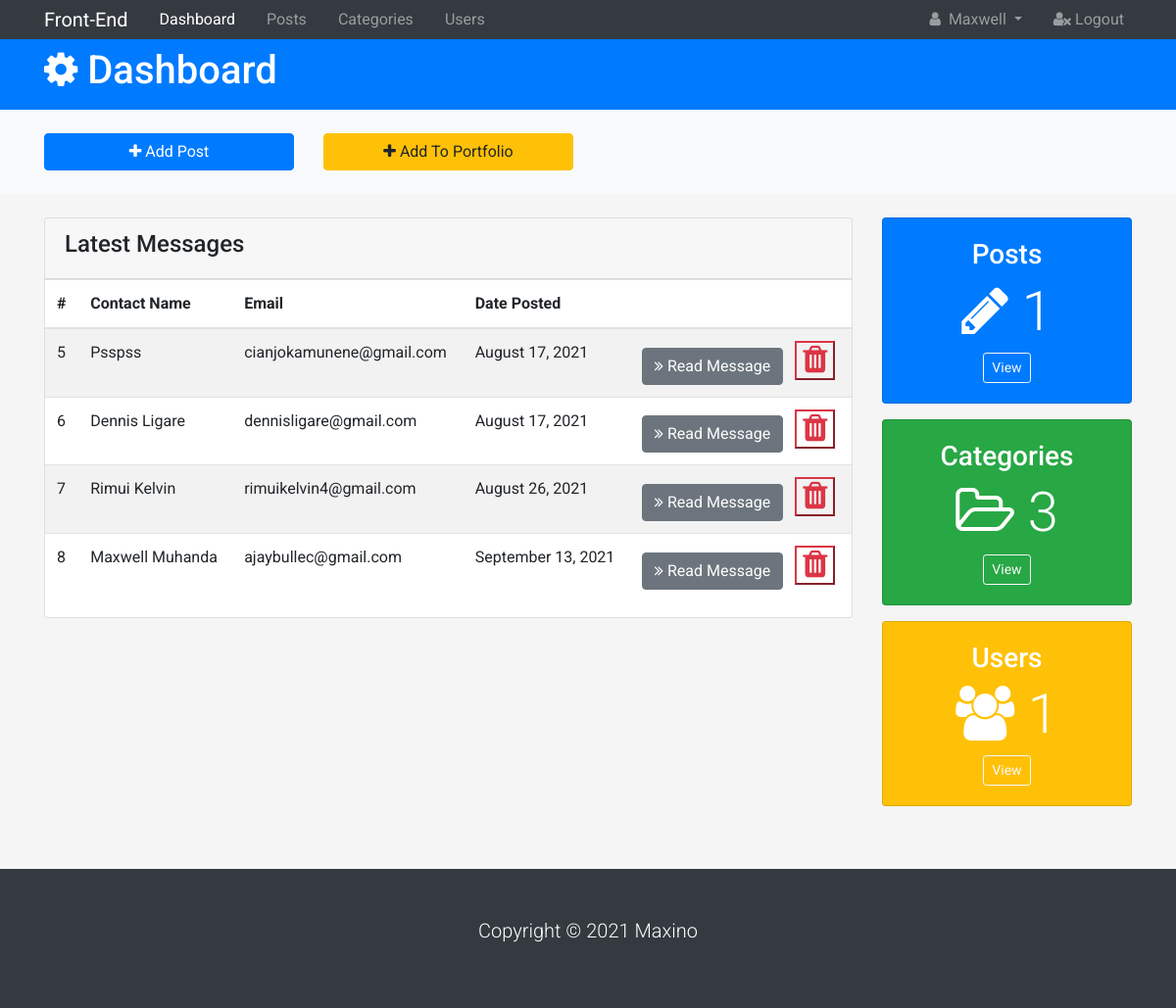
Page /admin/ (signed in) on the earlier database version.
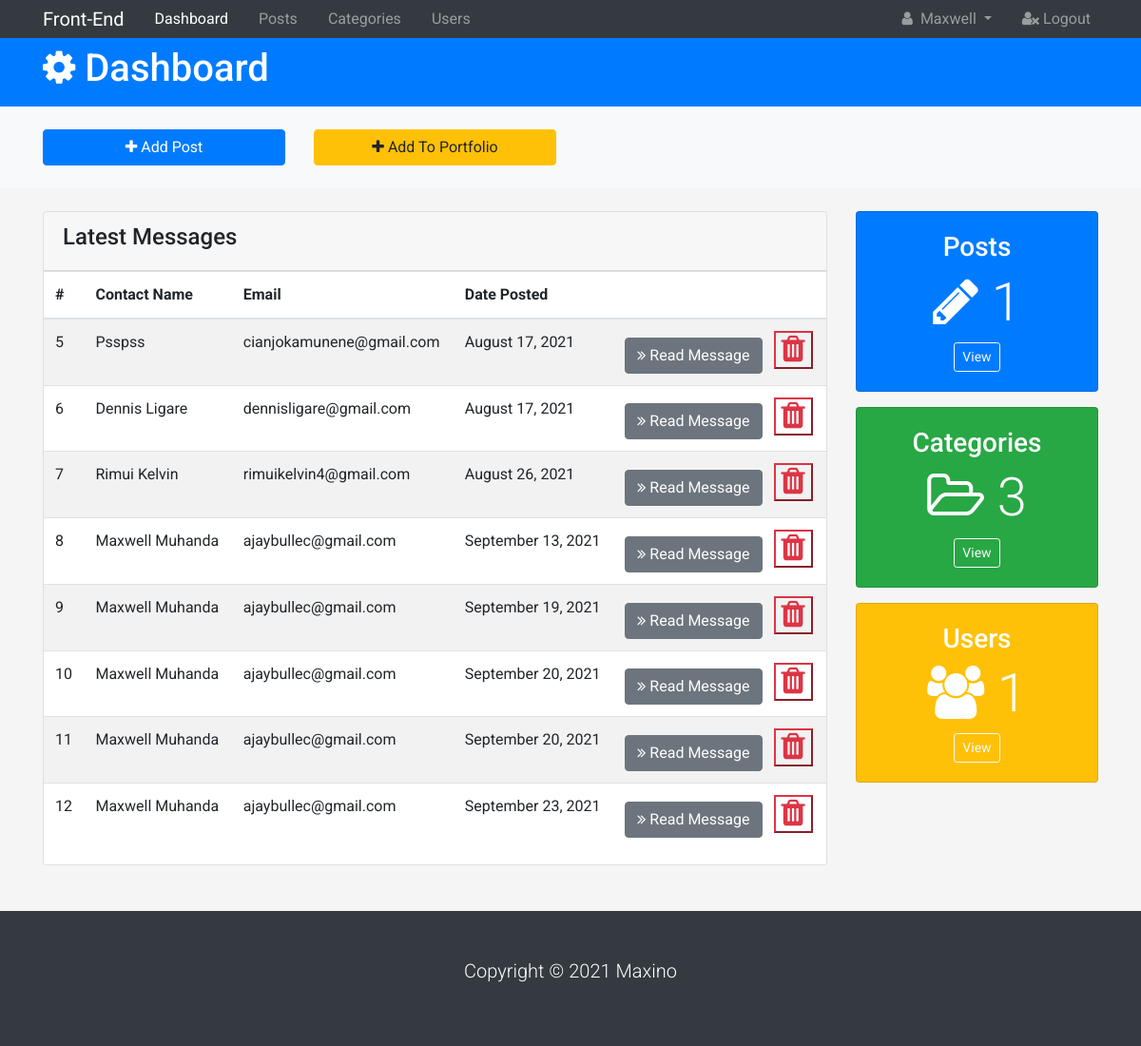
Same page on the later database version.
### Portfolio/models.py (models this page shows)
class User(db.Model, UserMixin):
    id = db.Column(db.Integer, primary_key=True)
    first_name = db.Column(db.String(100))
    last_name = db.Column(db.String(100))
    email = db.Column(db.String(64), unique=True)
    profile_pic = db.Column(db.String(100), default='avatar.png')
    password = db.Column(db.String(255))
    bio = db.Column(db.Text)
    url_to = db.Column(db.String(100))
    active = db.Column(db.Boolean())
    confirmed_at = db.Column(db.DateTime)
    roles = db.relationship('Role', secondary=roles_users,
                            backref=db.backref('users', lazy='dynamic'))
    blogs = db.relationship('Blog', backref='user', lazy=True)

class Contact(db.Model):
    id = db.Column(db.Integer, primary_key=True)
    name = db.Column(db.String(50), nullable=False)
    email = db.Column(db.String(50), nullable=False)
    message = db.Column(db.Text, nullable=False)
    date = db.Column(db.DateTime, nullable=False, default=datetime.utcnow)

### Portfolio/admin/routes.py (the view, shortened to what this page needs)
@author.route('/admin/', methods=['POST', 'GET'])
@login_required
def admin():
    blogs = Blog.query.all()
    messages = Contact.query.all()
    categories = Category.query.all()
    users = User.query.all()
    form = PortfolioForm()
    return render_template('admin/index.html', admin=True, form=form, users=users, categories=categories, blogs=blogs, messages=messages)

### Portfolio/__init__.py (called while the page is built)
@app.teardown_appcontext
def shutdown_session(exception=None):
    db.session.remove()

### Portfolio/templates/admin/index.html (shortened to what this page needs)
{% extends 'admin/base.html' %}
{% block content %}
  <header id="main-header" class="py-2 bg-primary text-white">
    <div class="container">
      <div class="row">
        <div class="col-md-6">
          <h1><i class="fa fa-gear"></i> Dashboard</h1>
        </div>
      </div>
    </div>
  </header>
  <section id="action" class="py-4 mb-4 bg-light">
    <div class="container">
      <div class="row">
        <div class="col-md-3">
          <a href="{{url_for('author.add_post')}}" class="btn btn-primary btn-block">
            <i class="fa fa-plus"></i> Add Post
          </a>
        </div>
       {% if current_user.id == 1 %}
       <div class="col-md-3">
         <a href="#" class="btn btn-warning btn-block" data-toggle="modal" data-target="#addUserModal">
           <i class="fa fa-plus"></i> Add To Portfolio
         </a>
       </div>
       {% endif %}
      </div>
    </div>
  </section>
  <section id="posts">
    <div class="container">
      <div class="row">
        <div class="col-md-9 sm-mb-3">
          <div class="card">
            <div class="card-header">
              <h4>Latest Messages</h4>
            </div>
            <table class="table table-striped">
              <thead class="thead-inverse">
                <tr>
                  <th>#</th>
                  <th>Contact Name</th>
                  <th>Email</th>
                  <th>Date Posted</th>
                  <th></th>
                </tr>
              </thead>
              <tbody>
                {% for message in messages %}
                <tr>
                  <td scope="row">{{message.id}}</td>
                  <td>{{message.name}}</td>
                  <td>{{message.email}}</td>
                  <td>{{message.date.strftime("%B %d, %Y ")}}</td>
                  <td>
                    {% if current_user.id ==1 %}
                    <a href="{{url_for('author.message', message_id=message.id) }}" class="btn btn-secondary">
                    <i class="fa fa-angle-double-right"></i> Read Message
                  </a>
                    <button class="btn-link btn-outline-danger text-danger ml-2" data-toggle="modal" data-target="#my">
                    <i class="fa fa-trash fa-2x "></i>
                    </button>
                    {% endif %}
                   </td>
                    </tr>
                    {% endfor %}
              </tbody>
            </table>
          </div>
        </div>
        <div class="col-md-3">
          <div class="card text-center bg-primary text-white mb-3">
            <div class="card-body">
              <h3>Posts</h3>
              <h1 class="display-4">
                <i class="fa fa-pencil"></i> {{blogs | length}}
              </h1>
              <a href="{{url_for('author.posts')}}" class="btn btn-outline-light btn-sm">View</a>
            </div>
          </div>
          <div class="card text-center bg-success text-white mb-3">
            <div class="card-body">
              <h3>Categories</h3>
              <h1 class="display-4">
                <i class="fa fa-folder-open-o"></i> {{categories | length}}
              </h1>
              <a href="{{url_for('author.categories')}}" class="btn btn-outline-light btn-sm">View</a>
            </div>
          </div>
          <div class="card text-center bg-warning text-white mb-3">
            <div class="card-body">
              <h3>Users</h3>
              <h1 class="display-4">
                <i class="fa fa-users"></i> {{users| length}}
              </h1>
              <a href="{{url_for('author.users')}}" class="btn btn-outline-light btn-sm">View</a>
            </div>
          </div>
        </div>
      </div>
    </div>
  </section>
  {% endblock  %}

### Portfolio/templates/admin/base.html (shortened to what this page needs)
<!DOCTYPE html>
<html lang="en">
<head>
  {% block head %}
 <link rel="stylesheet" href="{{ url_for('static', filename='css/font-awesome.min.css') }}">
  <link rel="stylesheet" href="https://maxcdn.bootstrapcdn.com/bootstrap/4.0.0/css/bootstrap.min.css">
  <link rel="stylesheet" href="{{ url_for('static', filename='css/style.css') }}">
  {% endblock  %}
</head>
<body>
  <nav class="navbar navbar-expand-sm navbar-dark bg-dark p-0">
    <div class="container">
      <a href="{{url_for('main.index')}}" class="navbar-brand">Front-End</a>
      <div class="collapse navbar-collapse" id="navbarNav">
        <ul class="navbar-nav">
          <li class="nav-item px-2">
            <a href="{{url_for('author.admin')}}" class="nav-link active">Dashboard</a>
          </li>
          <li class="nav-item px-2">
            <a href="{{url_for('author.posts')}}" class="nav-link">Posts</a>
          </li>
          <li class="nav-item px-2">
            <a href="{{url_for('author.categories')}}" class="nav-link">Categories</a>
          </li>
          <li class="nav-item px-2">
            <a href="{{url_for('author.users')}}" class="nav-link">Users</a>
          </li>
        </ul>
        <ul class="navbar-nav ml-auto">
          <li class="nav-item dropdown mr-3">
            <a href="#" class="nav-link dropdown-toggle" data-toggle="dropdown">
              <i class="fa fa-user mr-1"></i> {{current_user.first_name}}
            </a>
          </li>
          <li class="nav-item">
            <a href="{{url_for('security.logout')}}" class="nav-link">
              <i class="fa fa-user-times"></i> Logout
            </a>
          </li>
        </ul>
      </div>
    </div>
  </nav>
  {% block content %}
  {% endblock  %}
  <footer id="main-footer" class="bg-dark text-white mt-5 p-5">
    <div class="conatiner">
      <div class="row">
        <div class="col">
          <p class="lead text-center">Copyright &copy; 2021 Maxino</p>
        </div>
      </div>
    </div>
  </footer>
</body>
</html>

### Portfolio/static/css/style.css (style rules this page uses)
html { scroll-behavior: smooth; position: relative; }
body { background-color: #f5f5f5; }
body { font-family: 'Roboto', sans-serif; font-size: 16px; }
a { color: #1e1e1e; text-decoration: none; transition: all 0.5s ease-in-out; }

Differences in the rows shown:
added Contact: id "9", name "Maxwell Muhanda", email "ajaybullec@gmail.com", date "September 19, 2021"
added Contact: id "10", name "Maxwell Muhanda", email "ajaybullec@gmail.com", date "September 20, 2021"
added Contact: id "11", name "Maxwell Muhanda", email "ajaybullec@gmail.com", date "September 20, 2021"
added Contact: id "12", name "Maxwell Muhanda", email "ajaybullec@gmail.com", date "September 23, 2021"
